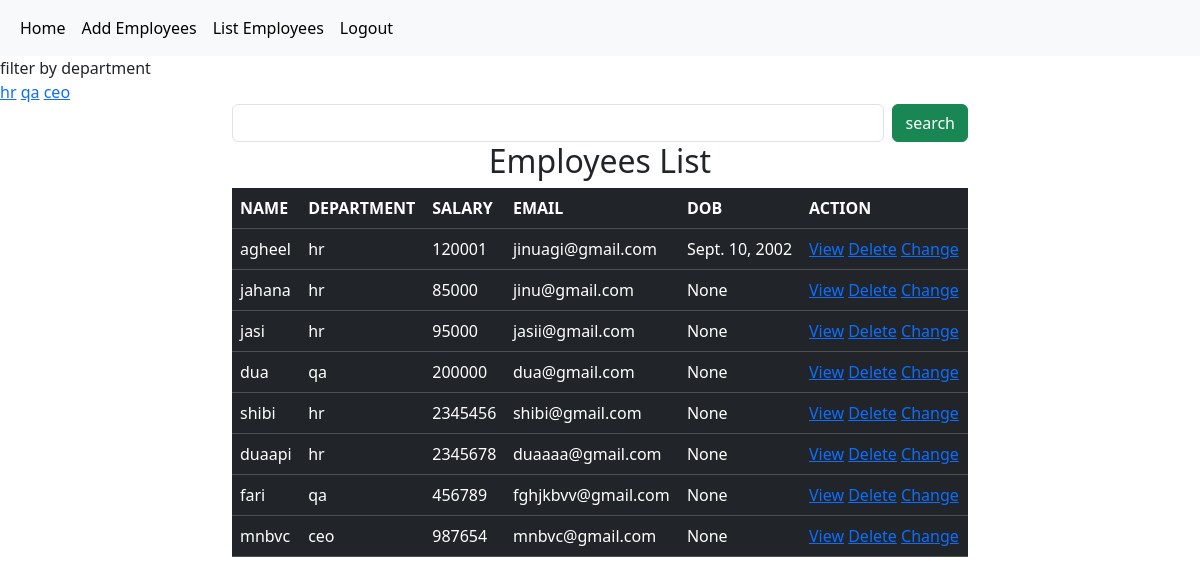
/employees/all (signed in), run on the app's committed database.
### crm/models.py (models this page shows, shortened)
class Employees(models.Model):
    name=models.CharField(max_length=200)
    department=models.CharField(max_length=200)
    salary=models.PositiveIntegerField()
    email=models.EmailField(unique=True)
    contact=models.CharField(max_length=20,null=True)
    age=models.PositiveIntegerField(null=True)
    profilepic=models.ImageField(upload_to="image",null=True,blank=True)
    dob=models.DateField(null=True,blank=True)

### crm/views.py (the view, shortened to what this page needs)
# urls.py: path('employees/all',views.EmployeeListView.as_view(),name="emp_all"),
@method_decorator(signin_required,name="dispatch")
class EmployeeListView(View):
    def get(self,request,*args,**kwargs):
        qs=Employees.objects.all()
        departments=Employees.objects.all().values_list("department",flat=True).distinct()
        print(departments)
        if "department" in request.GET:
            dept=request.GET.get("department")
            qs=qs.filter(department__iexact=dept)
        return render(request,"emp_list.html",{"data":qs,"departments":departments})

### crm/views.py (called while the page is built)
def signin_required(fn):
    def wrapper(request,*args,**kwargs):
        if not request.user.is_authenticated:
            messages.error(request,"Invalid Session")
            return redirect("signin")
        else:
            return fn(request,*args,**kwargs)
    return wrapper

### crm/templates/emp_list.html (shortened to what this page needs)
{%extends 'base.html'%}
{%block body_block%}
<div>
    <div>
    filter by department
    </div>
    {%for dep in departments%}
        <a href="{%url 'emp_all'%}?department={{dep}}">{{dep}}</a>
    {%endfor%}
</div>
<div class="container">
    <div class="row">
        <div class="col-2"></div>
        <div class="col-8">
            <form action="" method="post">
                <div class="d-flex">
                    <input type="text" name="box" class="form-control me-2">
                    <button type="submit" class="btn btn-success">search</button>
                </div>
            </form>
        </div>
        <div class="col-2"></div>
    </div>
</div>
<h2><center>Employees List</center></h2>
<div class="container">
    <div class="row">
        <div class="col-2"></div>
        <div class="col-8">
            <table class="table table-dark table-stripped caption-top">
                <tr>
                    <td><strong>NAME</strong></td>
                    <td><strong>DEPARTMENT</strong></td>
                    <td><strong>SALARY</strong></td>
                    <td><strong>EMAIL</strong></td>
                    <td><strong>DOB</strong></td>
                    <td><strong>ACTION</strong></td>
                </tr>
                {%for emp in data%}
                  <tr>
                    <td>{{emp.name}}</td>
                    <td>{{emp.department}}</td>
                    <td>{{emp.salary}}</td>
                    <td>{{emp.email}}</td>
                    <td>{{emp.dob}}</td>
                    <td>
                        <a href="{%url 'emp_details' emp.id%}">View</a>
                        <a href="{%url 'emp_delete' emp.id%}">Delete</a>
                        <a href="{%url 'emp_edit' emp.id%}">Change</a>
                    </td>
                  </tr>
                {%endfor%}
            </table>
        </div>
        <div class="col-2"></div>
    </div>
</div>
{%endblock%}

### crm/templates/base.html (shortened to what this page needs)
<!DOCTYPE html>
<html lang="en">
<head>
    <link href="https://cdn.jsdelivr.net/npm/bootstrap@5.3.2/dist/css/bootstrap.min.css" rel="stylesheet">
</head>
<body>
    <nav class="navbar navbar-expand-lg bg-body-tertiary">
        <div class="container-fluid">
          <div class="collapse navbar-collapse" id="navbarSupportedContent">
            <ul class="navbar-nav me-auto mb-2 mb-lg-0">
              <li class="nav-item">
                <a class="nav-link active" aria-current="page" href="#">Home</a>
              </li>
              <li class="nav-item">
                <a class="nav-link active" aria-current="page" href="{%url 'emp-add'%}">Add Employees</a>
              </li>
              <li class="nav-item">
                <a class="nav-link active" aria-current="page" href="{%url 'emp_all'%}">List Employees</a>
              </li>
              <li class="nav-item">
                <a class="nav-link active" aria-current="page" href="{%url 'signout'%}">Logout</a>
              </li>
            </ul>
          </div>
        </div>
      </nav>
      {%block body_block %}
      {%endblock%}
</body>
</html>

### data on the page
Employees: name "agheel", department "hr", salary "120001", email "jinuagi@gmail.com", dob "Sept. 10, 2002"
Employees: name "jahana", department "hr", salary "85000", email "jinu@gmail.com", dob "None"
Employees: name "jasi", department "hr", salary "95000", email "jasii@gmail.com", dob "None"
Employees: name "dua", department "qa", salary "200000", email "dua@gmail.com", dob "None"
Employees: name "shibi", department "hr", salary "2345456", email "shibi@gmail.com", dob "None"
Employees: name "duaapi", department "hr", salary "2345678", email "duaaaa@gmail.com", dob "None"
Employees: name "fari", department "qa", salary "456789", email "fghjkbvv@gmail.com", dob "None"
Employees: name "mnbvc", department "ceo", salary "987654", email "mnbvc@gmail.com", dob "None"

### other printed values
{{ dep }} "hr" "qa" "ceo"
